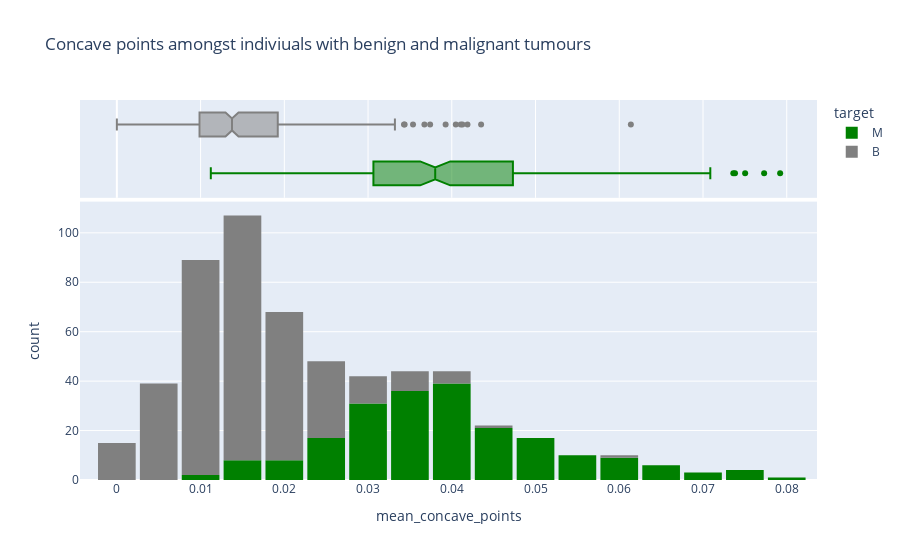

Notebook source saved alongside this figure:
### Code cell
fig8= px.histogram(merged_df_chopped, 
                   x='mean_concave_points', 
                   marginal='box', 
                   color='target', 
                   color_discrete_sequence=['green', 'grey'], 
                   title='Concave points amongst indiviuals with benign and malignant tumours')
fig8.update_layout(bargap=0.1)
fig8.show()

### Figure 1 — Plotly figure (JSON) as saved in the notebook; plotly's stock layout.template omitted (floating-point values rounded to 4 significant figures; data arrays with more than 128 entries replaced by an {"elided": "..."} marker saying what was removed)
{"data": [{"alignmentgroup": "True", "bingroup": "x", "hovertemplate": "target=M<br>mean_concave_points=%{x}<br>count=%{y}<extra></extra>", "legendgroup": "M", "marker": {"color": "green", "pattern": {"shape": ""}}, "name": "M", "offsetgroup": "M", "orientation": "v", "showlegend": true, "type": "histogram", "x": {"elided": "212 float values"}, "xaxis": "x", "yaxis": "y"}, {"alignmentgroup": "True", "hovertemplate": "target=M<br>mean_concave_points=%{x}<extra></extra>", "legendgroup": "M", "marker": {"color": "green"}, "name": "M", "notched": true, "offsetgroup": "M", "showlegend": false, "type": "box", "x": {"elided": "212 float values"}, "xaxis": "x2", "yaxis": "y2"}, {"alignmentgroup": "True", "bingroup": "x", "hovertemplate": "target=B<br>mean_concave_points=%{x}<br>count=%{y}<extra></extra>", "legendgroup": "B", "marker": {"color": "grey", "pattern": {"shape": ""}}, "name": "B", "offsetgroup": "B", "orientation": "v", "showlegend": true, "type": "histogram", "x": {"elided": "357 float values"}, "xaxis": "x", "yaxis": "y"}, {"alignmentgroup": "True", "hovertemplate": "target=B<br>mean_concave_points=%{x}<extra></extra>", "legendgroup": "B", "marker": {"color": "grey"}, "name": "B", "notched": true, "offsetgroup": "B", "showlegend": false, "type": "box", "x": {"elided": "357 float values"}, "xaxis": "x2", "yaxis": "y2"}], "layout": {"bargap": 0.1, "barmode": "relative", "legend": {"title": {"text": "target"}, "tracegroupgap": 0}, "title": {"text": "Concave points amongst indiviuals with benign and malignant tumours"}, "xaxis": {"anchor": "y", "domain": [0, 1], "title": {"text": "mean_concave_points"}}, "xaxis2": {"anchor": "y2", "domain": [0, 1], "matches": "x", "showgrid": true, "showticklabels": false}, "yaxis": {"anchor": "x", "domain": [0, 0.7326], "title": {"text": "count"}}, "yaxis2": {"anchor": "x2", "domain": [0.7426, 1], "matches": "y2", "showgrid": false, "showline": false, "showticklabels": false, "ticks": ""}}}
